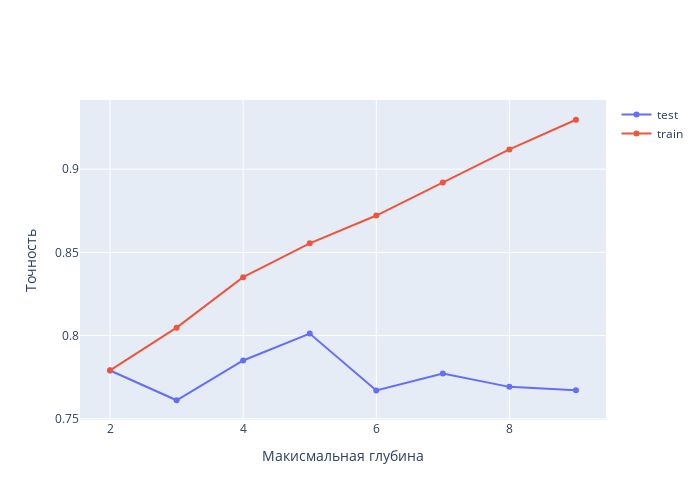

Notebook source saved alongside this figure:
### Code cell
import plotly.graph_objects as go
fig = go.Figure()
fig.add_trace(go.Scatter(x = np.arange(2,20),y = test_scores,name='test'))
fig.add_trace(go.Scatter(x = np.arange(2,20),y = train_scores,name = 'train'))

fig.update_layout(
    xaxis_title='Макисмальная глубина',
    yaxis_title='Точность',
    width=700, height=500
)

### Figure 1 — Plotly figure (JSON) as saved in the notebook; plotly's stock layout.template omitted (floating-point values rounded to 4 significant figures)
{"data": [{"name": "test", "x": [2, 3, 4, 5, 6, 7, 8, 9, 10, 11, 12, 13, 14, 15, 16, 17, 18, 19], "y": [0.779, 0.7611, 0.7851, 0.8012, 0.7671, 0.7772, 0.7692, 0.7671], "type": "scatter"}, {"name": "train", "x": [2, 3, 4, 5, 6, 7, 8, 9, 10, 11, 12, 13, 14, 15, 16, 17, 18, 19], "y": [0.7791, 0.8048, 0.8351, 0.8554, 0.8722, 0.892, 0.9119, 0.9297], "type": "scatter"}], "layout": {"xaxis": {"title": {"text": "Макисмальная глубина"}}, "yaxis": {"title": {"text": "Точность"}}, "width": 700, "height": 500}}
